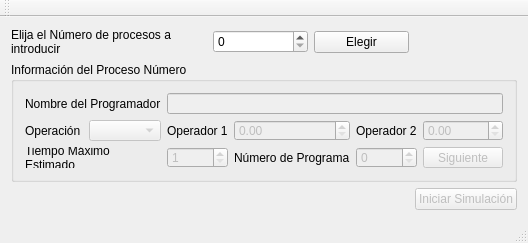
<?xml version="1.0" encoding="UTF-8"?>
<ui version="4.0">
 <class>MainWindow</class>
 <widget class="QMainWindow" name="MainWindow">
  <property name="geometry">
   <rect>
    <x>0</x>
    <y>0</y>
    <width>472</width>
    <height>237</height>
   </rect>
  </property>
  <property name="windowTitle">
   <string>MainWindow</string>
  </property>
  <widget class="QWidget" name="centralWidget">
   <layout class="QGridLayout" name="gridLayout">
    <item row="1" column="0" colspan="5">
     <widget class="QGroupBox" name="groupInfoProceso">
      <property name="title">
       <string>Información del Proceso Número </string>
      </property>
      <layout class="QGridLayout" name="gridLayout_2">
       <item row="1" column="1">
        <widget class="QComboBox" name="comboOperacion">
         <property name="enabled">
          <bool>false</bool>
         </property>
        </widget>
       </item>
       <item row="1" column="0">
        <widget class="QLabel" name="label_3">
         <property name="text">
          <string>Operación</string>
         </property>
        </widget>
       </item>
       <item row="0" column="0" colspan="2">
        <widget class="QLabel" name="label_2">
         <property name="text">
          <string>Nombre del Programador</string>
         </property>
        </widget>
       </item>
       <item row="0" column="2" colspan="4">
        <widget class="QLineEdit" name="campoNombreProgramador">
         <property name="enabled">
          <bool>false</bool>
         </property>
        </widget>
       </item>
       <item row="1" column="4">
        <widget class="QLabel" name="label_7">
         <property name="text">
          <string>Operador 2</string>
         </property>
        </widget>
       </item>
       <item row="1" column="2">
        <widget class="QLabel" name="label_6">
         <property name="text">
          <string>Operador 1</string>
         </property>
        </widget>
       </item>
       <item row="1" column="3">
        <widget class="QDoubleSpinBox" name="spinOperador1">
         <property name="enabled">
          <bool>false</bool>
         </property>
        </widget>
       </item>
       <item row="1" column="5">
        <widget class="QDoubleSpinBox" name="spinOperador2">
         <property name="enabled">
          <bool>false</bool>
         </property>
        </widget>
       </item>
       <item row="2" column="0" colspan="2">
        <widget class="QLabel" name="label_4">
         <property name="text">
          <string>Tiempo Máximo Estimado</string>
         </property>
         <property name="wordWrap">
          <bool>true</bool>
         </property>
        </widget>
       </item>
       <item row="2" column="4">
        <widget class="QSpinBox" name="spinId">
         <property name="enabled">
          <bool>false</bool>
         </property>
        </widget>
       </item>
       <item row="2" column="3">
        <widget class="QLabel" name="label_5">
         <property name="text">
          <string>Número de Programa</string>
         </property>
        </widget>
       </item>
       <item row="2" column="2">
        <widget class="QSpinBox" name="spinMaxTime">
         <property name="enabled">
          <bool>false</bool>
         </property>
         <property name="minimum">
          <number>1</number>
         </property>
        </widget>
       </item>
       <item row="2" column="5">
        <widget class="QPushButton" name="botonSIguienteProceso">
         <property name="enabled">
          <bool>false</bool>
         </property>
         <property name="text">
          <string>Siguiente</string>
         </property>
        </widget>
       </item>
      </layout>
      <zorder>spinOperador2</zorder>
      <zorder>label_6</zorder>
      <zorder>label_4</zorder>
      <zorder>spinMaxTime</zorder>
      <zorder>spinOperador1</zorder>
      <zorder>comboOperacion</zorder>
      <zorder>campoNombreProgramador</zorder>
      <zorder>label_2</zorder>
      <zorder>label_5</zorder>
      <zorder>spinId</zorder>
      <zorder>label_7</zorder>
      <zorder>label_3</zorder>
      <zorder>botonSIguienteProceso</zorder>
     </widget>
    </item>
    <item row="0" column="0" colspan="2">
     <widget class="QLabel" name="label">
      <property name="text">
       <string>Elija el Número de procesos a introducir</string>
      </property>
      <property name="wordWrap">
       <bool>true</bool>
      </property>
     </widget>
    </item>
    <item row="0" column="3">
     <widget class="QPushButton" name="botonNumeroProcesos">
      <property name="text">
       <string>Elegir</string>
      </property>
     </widget>
    </item>
    <item row="0" column="2">
     <widget class="QSpinBox" name="spinBoxNumeroProcesos"/>
    </item>
    <item row="2" column="4">
     <widget class="QPushButton" name="botonSimular">
      <property name="enabled">
       <bool>false</bool>
      </property>
      <property name="text">
       <string>Iniciar Simulación</string>
      </property>
     </widget>
    </item>
   </layout>
  </widget>
  <widget class="QMenuBar" name="menuBar">
   <property name="geometry">
    <rect>
     <x>0</x>
     <y>0</y>
     <width>472</width>
     <height>21</height>
    </rect>
   </property>
  </widget>
  <widget class="QToolBar" name="mainToolBar">
   <attribute name="toolBarArea">
    <enum>TopToolBarArea</enum>
   </attribute>
   <attribute name="toolBarBreak">
    <bool>false</bool>
   </attribute>
  </widget>
  <widget class="QStatusBar" name="statusBar"/>
 </widget>
 <layoutdefault spacing="6" margin="11"/>
 <resources/>
 <connections>
  <connection>
   <sender>botonNumeroProcesos</sender>
   <signal>clicked()</signal>
   <receiver>MainWindow</receiver>
   <slot>nProcesosELegido()</slot>
   <hints>
    <hint type="sourcelabel">
     <x>371</x>
     <y>53</y>
    </hint>
    <hint type="destinationlabel">
     <x>266</x>
     <y>135</y>
    </hint>
   </hints>
  </connection>
  <connection>
   <sender>botonSIguienteProceso</sender>
   <signal>clicked()</signal>
   <receiver>MainWindow</receiver>
   <slot>accionBotonSiguienteProceso()</slot>
   <hints>
    <hint type="sourcelabel">
     <x>477</x>
     <y>202</y>
    </hint>
    <hint type="destinationlabel">
     <x>266</x>
     <y>135</y>
    </hint>
   </hints>
  </connection>
 </connections>
 <slots>
  <slot>nProcesosELegido()</slot>
  <slot>accionBotonSiguienteProceso()</slot>
 </slots>
</ui>
